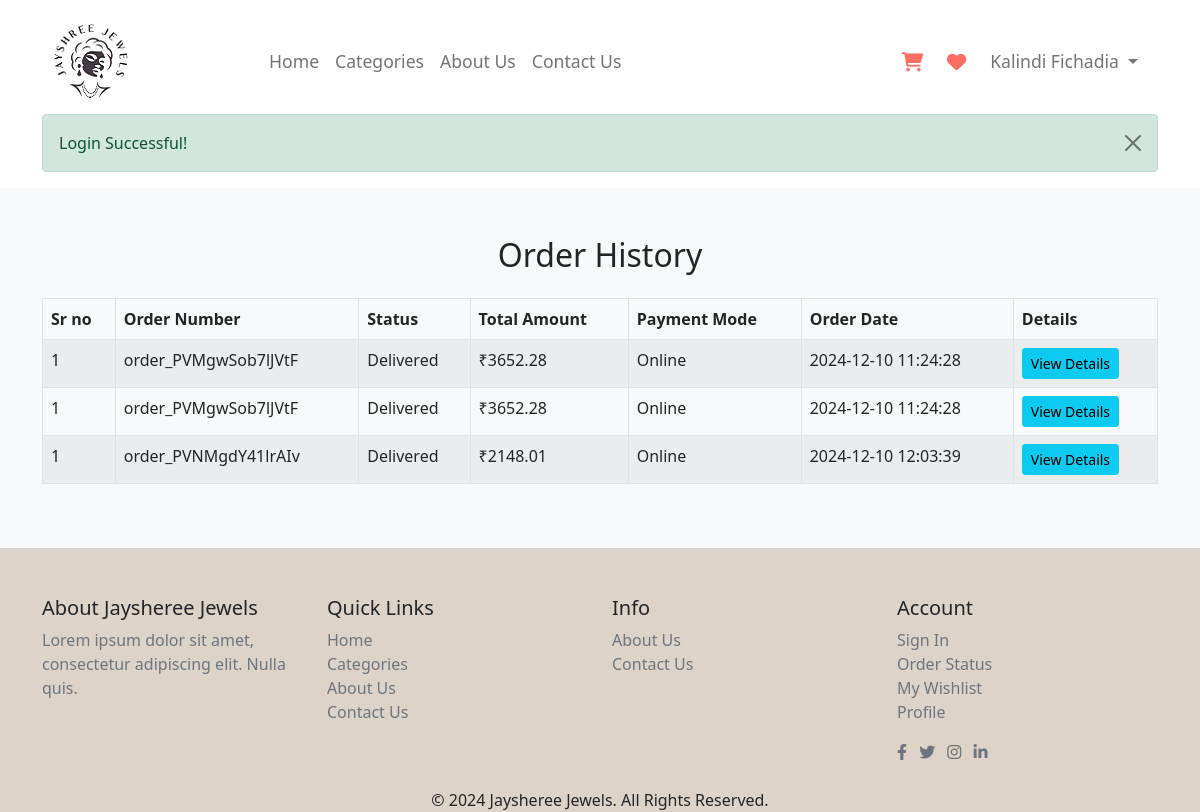
Page /user/order-history.php (signed in) on the committed database.
### tables this page shows
CREATE TABLE `user_tbl` (
  `u_id` int(5) NOT NULL,
  `u_code` varchar(10) NOT NULL,
  `u_fullname` varchar(100) NOT NULL,
  `u_gender` varchar(10) NOT NULL,
  `u_email` varchar(100) NOT NULL,
  `u_mobile` varchar(10) NOT NULL,
  `u_address` varchar(500) NOT NULL,
  `u_city` varchar(30) NOT NULL,
  `u_state` varchar(30) NOT NULL,
  `u_pincode` varchar(6) NOT NULL,
  `u_password` varchar(12) NOT NULL,
  `u_image` varchar(200) NOT NULL,
  `u_status` varchar(20) NOT NULL,
  `u_role` varchar(10) NOT NULL
);

CREATE TABLE `order_tbl` (
  `o_id` int(11) NOT NULL,
  `o_username` varchar(100) NOT NULL,
  `o_order_id` varchar(100) NOT NULL,
  `o_sub_order_id` varchar(100) NOT NULL,
  `o_p_code` varchar(50) NOT NULL,
  `o_total_amount` decimal(10,2) NOT NULL,
  `o_quentity` int(11) NOT NULL,
  `o_address` varchar(500) NOT NULL,
  `o_mobile` varchar(10) NOT NULL,
  `o_city` varchar(50) NOT NULL,
  `o_pincode` varchar(6) NOT NULL,
  `o_state` varchar(50) NOT NULL,
  `o_delivery_status` varchar(50) NOT NULL,
  `o_payment_status` varchar(50) NOT NULL,
  `o_offer_name` varchar(50) NOT NULL,
  `o_payment_mode` varchar(50) NOT NULL,
  `o_date` datetime NOT NULL
);

### user/order-history.php (the view, shortened to what this page needs)
<?php
include_once 'header.php';
include_once '../conn.php';
if (!isset($_SESSION['user_username'])) {
    $eml = $_SESSION['user_username'];
    ?>
    <script>
        window.location.href = "../signin.php";
    </script>
    <?php
    exit();
} else {
    $eml = $_SESSION['user_username'];
    $q = "select * from order_tbl where o_username = '$eml' ";
    $result = mysqli_query($con, $q);
    ?>
    <section class="cart-section py-5 bg-light">
        <div class="container">
            <h2 class="mb-4 text-center">Order History</h2>
            <div class="table-responsive">
                <table class="table table-striped table-bordered">
                    <thead>
                        <tr>
                            <th>Sr no</th>
                            <th>Order Number</th>
                            <th>Status</th>
                            <th>Total Amount</th>
                            <th>Payment Mode</th>
                            <th>Order Date</th>
                            <th>Details</th>
                        </tr>
                    </thead>
                    <tbody>
                        <?php
                        while ($r = mysqli_fetch_assoc($result)) {
                            ?>
                            <tr>
                                <td>1</td>
                                <td><?php echo $r['o_order_id']; ?></td>
                                <td><?php echo $r['o_delivery_status']; ?></td>
                                <td>₹<?php echo $r['o_total_amount']; ?></td>
                                <td><?php echo $r['o_payment_mode']; ?></td>
                                <td><?php echo $r['o_date']; ?></td>
                                <td><a href="order-detail.php?o_id=<?php echo $r['o_id']; ?>" class="btn btn-info btn-sm">View
                                        Details</a></td>
                            </tr>
                        <?php } ?>
                    </tbody>
                </table>
            </div>
        </div>
    </section>
    <?php
}
include_once('footer.php');
?>

### user/header.php (shortened to what this page needs)
<?php
include_once "../conn.php";
        ?>
<!DOCTYPE html>
<html lang="en">
<head>
    <link rel="stylesheet" href="../css/bootstrap.min.css">
    <link rel="stylesheet" href="../css/user_style.css">
    <link rel="stylesheet" href="https://cdnjs.cloudflare.com/ajax/libs/font-awesome/6.0.0-beta3/css/all.min.css">
</head>
<body class="d-flex flex-column min-vh-100">
    <header>
        <div class="container flex-grow-1">
            <nav class="navbar navbar-expand-lg navbar-light pt-4">
                <div class="container">
                    <a href="index.php"><img src="../images/logo1.png" alt="Jayshree Jewels" class="img-fluid"></a>
                    <div class="collapse navbar-collapse" id="navbarNav">
                        <ul class="navbar-nav mx-auto">
                            <li class="nav-item">
                                <a class="nav-link" href="index.php" data-page="home">Home</a>
                            </li>
                            <li class="nav-item">
                                <a class="nav-link" href="category.php" data-page="categories">Categories</a>
                            </li>
                            <li class="nav-item">
                                <a class="nav-link" href="aboutUs.php" data-page="about">About Us</a>
                            </li>
                            <li class="nav-item">
                                <a class="nav-link" href="contactUs.php" data-page="contact">Contact Us</a>
                            </li>
                        </ul>
                        <ul class="navbar-nav ms-auto d-flex align-items-center">
                            <li class="nav-item nav-icons">
                                <a class="nav-link" href="cart.php">
                                    <i class="fas fa-shopping-cart"></i>
                                </a>
                            </li>
                            <li class="nav-item nav-icons">
                                <a class="nav-link" href="wishlist.php">
                                    <i class="fas fa-heart"></i>
                                </a>
                            </li>
                            <li class="nav-item dropdown">
                                <?php
                                if (isset($_SESSION['user_username'])) {
                                    $email = $_SESSION['user_username'];
                                    $q = "select * from user_tbl where u_email='$email'";
                                    $result = mysqli_query($con, $q);
                                    if (mysqli_num_rows($result)) {
                                        $r = mysqli_fetch_assoc($result)
                                            ?>
                                        <a class="nav-link dropdown-toggle" href="#" id="navbarDropdown" role="button"
                                            data-bs-toggle="dropdown" aria-expanded="false">
                                            <?php echo $r['u_fullname']; ?>
                                        </a>
                                        <?php
                                    }
                                } else {
                                    ?>
                                <li class="nav-item">
                                    <a class="nav-link" href="../signin.php">signin</a>
                                </li>
                                <?php
                                }
                                ?>
                            </li>
                        </ul>
                    </div>
                </div>
            </nav>
        </div>
    </header>
    <div class="container">
        <div class="row">
            <div class="col-12">
                <?php
                if (isset($_COOKIE['success'])) {
                    ?>
                    <div class="alert alert-success alert-dismissible fade show" role="alert">
                        <strong></strong> <?php echo $_COOKIE['success']; ?>
                        <button type="button" class="btn-close" data-dismiss="alert" aria-label="Close">
                        </button>
                    </div>
                    <?php
                }
                    ?>
            </div>
        </div>
    </div>

### css/user_style.css (style rules this page uses)
body { overflow-x: hidden; }
.navbar-nav { white-space: nowrap; }
.nav-icons .nav-link { display: flex; align-items: center; padding: 0.5rem 1rem; }
.nav-icons .nav-link i { font-size: 1.2rem; margin-right: 0.5rem; color: #ff6f61; }
.navbar { padding: 15px 0; }
.navbar-nav .nav-link { color: #6b5841; font-size: 1.1em; padding: 0 20px; }
body { display: flex; flex-direction: column; min-height: 100vh; }

### rows in the picture
user_tbl: u_fullname "Kalindi Fichadia"
order_tbl: o_order "order_PVMgwSob7lJVtF", o_delivery_status "Delivered", o_total_amount "3652.28", o_payment_mode "Online", o_date "2024-12-10 11:24:28"
order_tbl: o_order "order_PVMgwSob7lJVtF", o_delivery_status "Delivered", o_total_amount "3652.28", o_payment_mode "Online", o_date "2024-12-10 11:24:28"
order_tbl: o_order "order_PVNMgdY41lrAIv", o_delivery_status "Delivered", o_total_amount "2148.01", o_payment_mode "Online", o_date "2024-12-10 12:03:39"

### other values in the picture
$_COOKIE['success'] "Login Successful!"
